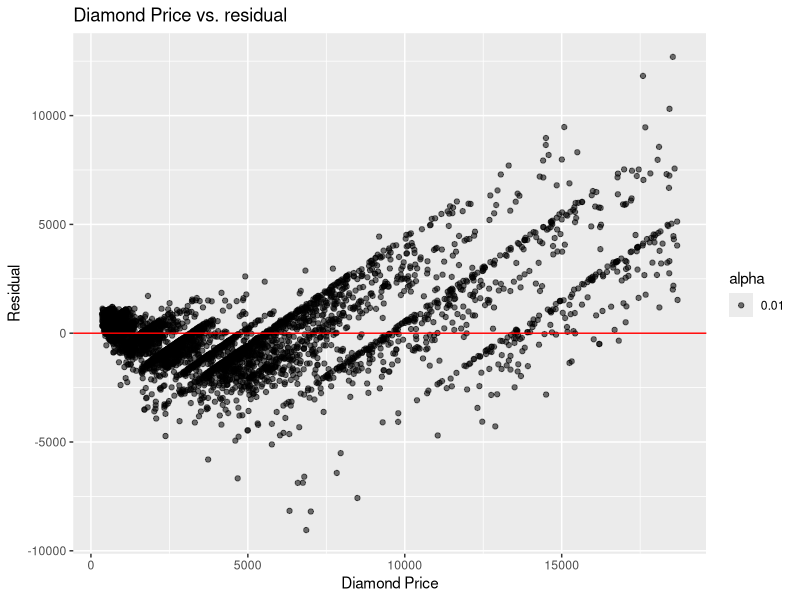
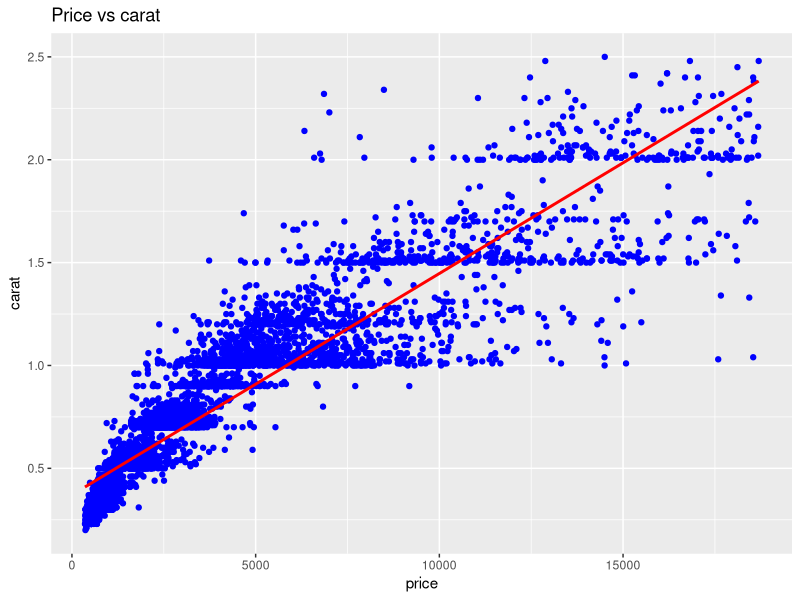
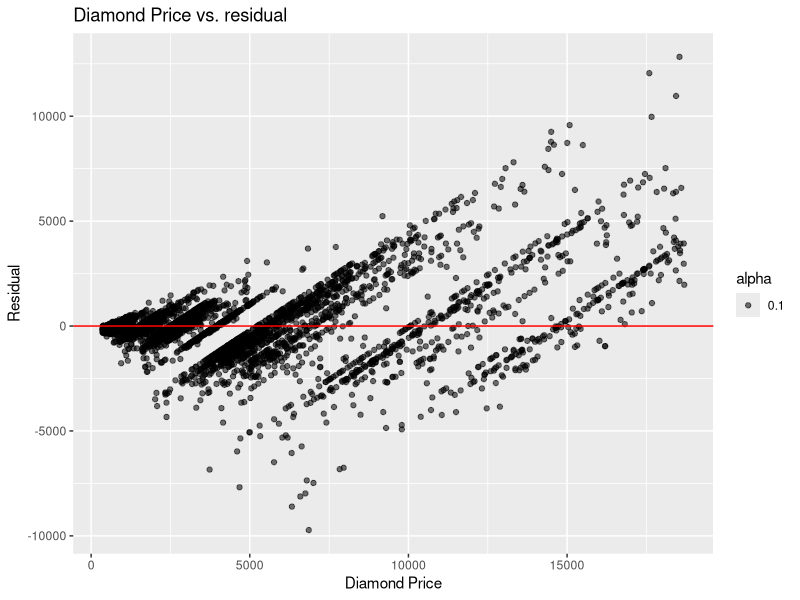

These figures' R source, in order:
### COMP120 - Mastery Tasks 09
#==============================
# Student ID: 5120768
# Name: Son Hoang Nguyen (Alex)
#==============================
# Your code for the mastery task should be provided below.
# Make sure you write comments about what your code does for each block of code that you write.

# Load the appropriate packages/libraries for this mastery task. Code for one of them is given below.
library(tidyverse)
library(randomForest)

# A random seed has been set for you. You must execute this line before creating training and test data so that the results are reproducible (i.e., will provide the same results everytime and it is easy to check the answers)
set.seed(1001) ## FIX THE RANDOM NUMBER GENERATOR FOR REPRODUCIBILITY

# Write code to create diamonds2 dataset. Also, write code to partition this dataset into the training and test data
diamonds2 <- diamonds %>% filter(carat <= 2.5)

train <- diamonds2 %>% sample_frac(0.9)
test <- diamonds2 %>% setdiff(train)


# Code and comments for the first linear model (model1) for question 1 - indicate the 
# sub-questions you are answering - e.g. #a), #b) and #c)

f <- price ~ carat
# a)	Write code to construct the model using the training dataset.
model1 <- lm(f, train)
summary(model1)

# b)	Write down the resulting regression equation: Y = -2334.40 + 7866.22X1

# c>	Describe the impact of carat on price. 
# When the diamond weight 0 carat, the price is -$2334.40. Which does not really make sense.
# Each additional carat results in an increase by about $7866.22 in price of the diamond.

# d)	Write code to obtain the R-squared value for the training dataset.  
mdl1 <- summary(model1)
mdl1$r.squared

# e)	Write a comment showing the value of the R-squared result in question d above.
# The Rsquare value for the training dataset is 0.8528.
# the R2 statistic suggests that 85.28% of the variance is captured by the model

# f)	Write code to predict the outcomes for the test dataset. 
yhat <- predict(model1, test)

# g)	Write code to obtain the R-squared value for the test dataset. 
# Compute R square statustic for the  data
rsqr <- function(y, yhat) {
  ss.res <- sum((y - yhat)^2)
  ss.tot <- sum((y - mean(y))^2)
  
  1 - ss.res / ss.tot
}

rsqr(test$price, yhat)
# The R-squared value for the test dataset is 0.844. 
# the R2 statistic suggests that 84.4% of the variance is captured by the model generated by train dataset

#h)	Write code to generate the residual plot for the test dataset.
test_mod <- test %>% mutate(residual = price - yhat)

# Visualise the residual plot
ggplot(test_mod, aes(x=price, y=residual)) +
  geom_point(aes(alpha=0.01)) + 
  geom_abline(slope = 0, intercept=0, col = "red") + 
  ggtitle("Diamond Price vs. residual") +
  xlab("Diamond Price") + 
  ylab("Residual")


ggplot(test_mod, aes(price, carat))+
  geom_point(col="blue")+
  geom_smooth(method = "lm", se=FALSE, col="red")+
  ggtitle("Price vs carat")


#i)	Describe the result of the residual plot
# Residual values are are distributed randomly. 
# Residuals form straight lines for certain carat values. This could potentially be a rounding
# issue with the way carat was measured. Maybe people tend to round the carat value.

# also, The higher the carat value, the higher values of variations. In other words,
# There are some heavy diamonds(high carat values) were sold at very high price, while some were sold at low price





# Code and comments for the second model, a random forest model (model2) for question 2 - indicate the 
# sub-questions you are answering - e.g. #a), #b) and #c)
#a. construct the model using the training dataset
model2 <- randomForest(f, train, ntree=100)

#b.
mean(model2$rsq)

#c.	Write code to predict the outcomes for the test dataset. 
yhat <- predict(model2, test)

# d.	Write code to obtain the R-squared value for the test dataset. 
rsqr(test$price, yhat)
# R-square for the test dataset is 0.8613. 
# 86.13% of the variation in test is captured by the randomforest model2

#e.	Write code to generate the residual plot for the test dataset.
# Create a new variable that has all the columns of the test dataset # plus the residual variable
test_mod <- test %>% mutate(residual = price - yhat)

# Visualise the residual plot
ggplot(test_mod, aes(x=price, y=residual)) +
  geom_point(aes(alpha=0.1)) + 
  geom_abline(slope = 0, intercept=0, col = "red") + 
  ggtitle("Diamond Price vs. residual") +
  xlab("Diamond Price") + 
  ylab("Residual")


# Answer for question 3 
# The R-squared value for the test dataset for model 1 is 0.844.
# The R-squared value for the test dataset for model 2 is 0.8613.
# We can see that model2 did a better job at predicting price of unseen diamonds 
# based on its weight(carat). R-square value of model2 is higher!

